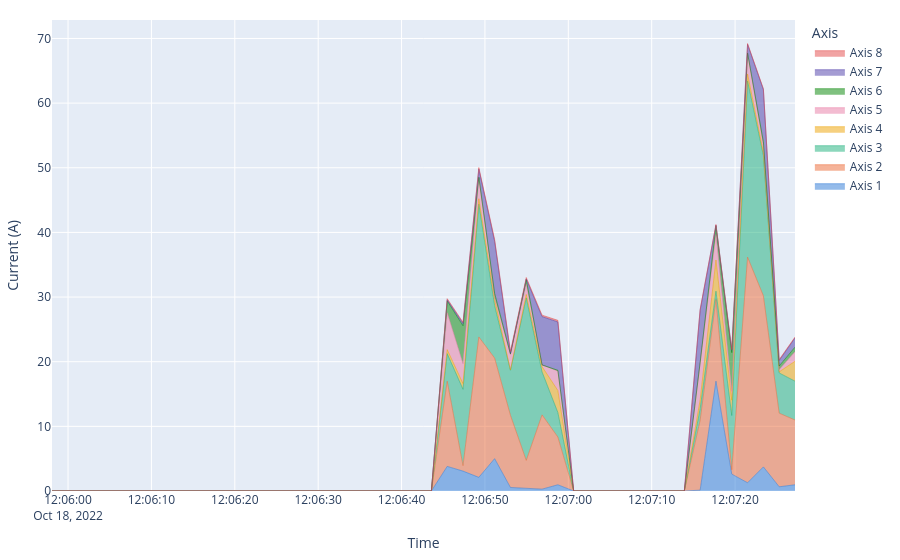

Notebook code cell kept with this figure:
### Markdown cell above
#### Reuse the interactive chart
 live_status already has helpers for rebuilding the data, keeping the last 90 seconds and plotting the eight currents. We use those helpers below. This current chart complements the new regression plots with annotated Alerts and Errors in section 9.
 
The unchanged web app still uses db.py to replay historical data. This notebook passes synthetic rows directly to its chart helpers; it does not change the web app to read the test table.

### Code cell
if cloud_demo:
    chart_rows = live_status._from_records(live_status._to_records(restored))
    chart = live_status._build_figure(live_status._trim_to_window(chart_rows))
    chart.write_html(str(out/'workshop_current_chart.html'), include_plotlyjs=True)
    display(chart)
# Verify the existing dashboard layout can still be served, without starting a server.
from src.web_ui.web_ui_interface import app
assert app.server.test_client().get('/_dash-layout').status_code == 200
print('Original web dashboard layout loaded successfully.')
